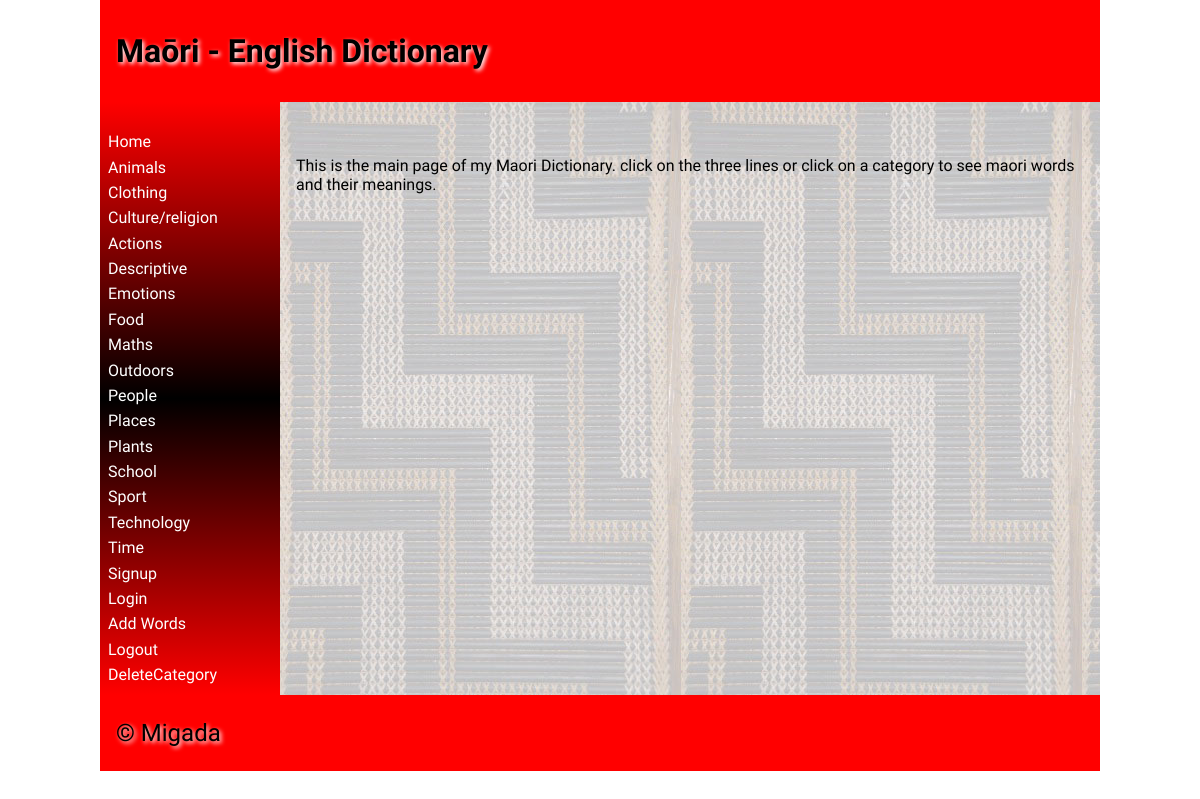
Before: / with the older database file.
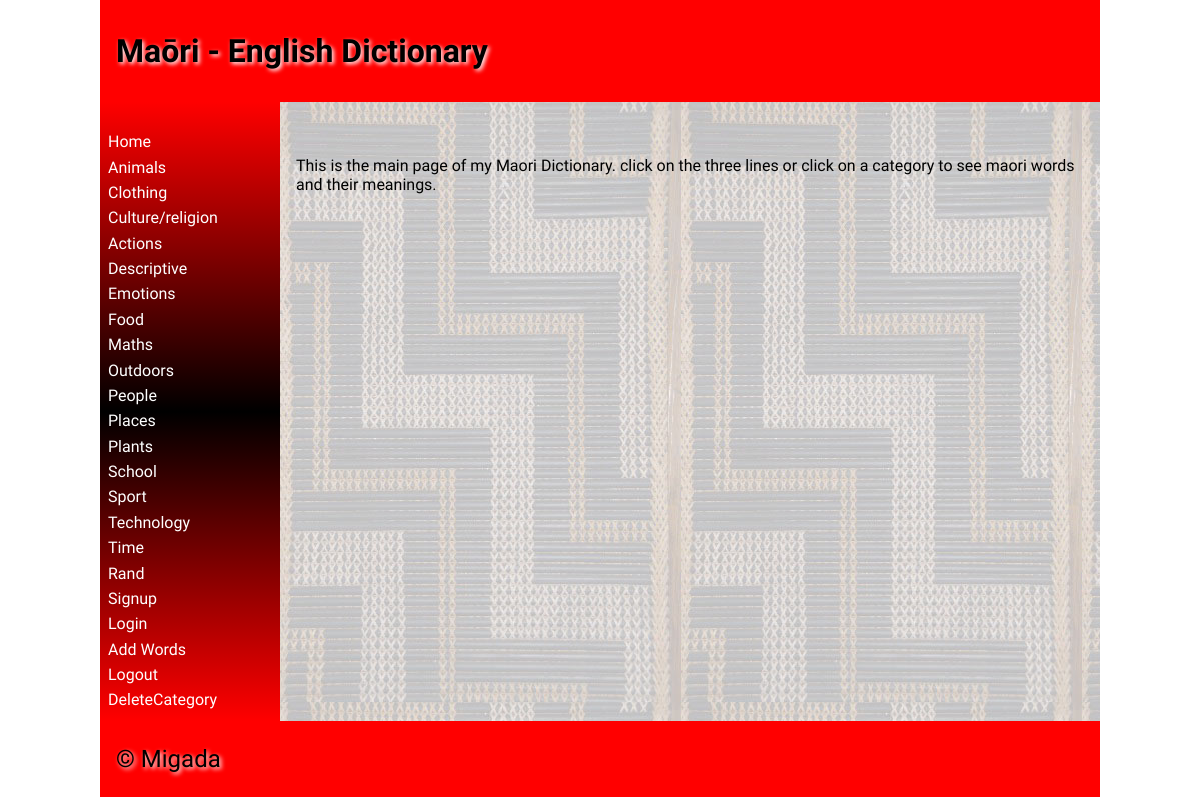
After: the same page with the newer database file.
### tables this page shows
CREATE TABLE "category"
(
	categoryid INTEGER
		constraint category_pk
			primary key autoincrement,
	category varchar(30)
);

### app.py (the view)
@app.route('/')
def render_home():
    if is_logged_in():
        print("logged in")
    print(session)
    return return_page('home.html', logged_in=is_logged_in())

### app.py (called while the page is built)
def create_connection(db_file):
    try:
        connection = sqlite3.connect(db_file)
        return connection
    except Error as e:
        print(e)

def return_page(page, **extras):
    con = create_connection("maori_dictionary.db")
    query = "SELECT categoryid, category  FROM category"
    cur = con.cursor()
    cur.execute(query)
    categorylist = dict(cur.fetchall())
    con.close
    return render_template(page, categories=categorylist, **extras)

def is_logged_in():
    if session.get("email") is None:
        print("not logged in")
        return False
    else:
        print("logged in")
        return True

### templates/home.html (shortened to what this page needs)
{% extends 'base.html' %}
{% block heading %}Maōri - English Dictionary{% endblock %}
{% block main %}
<br>
<br>
This is the main page of my Maori Dictionary. click on the three lines or click on a category to see maori words and their meanings.
{% endblock %}

### templates/base.html (shortened to what this page needs)
<!doctype html>
<html lang="en">
<head>
	<link href="{{ url_for('static', filename='css/style.css') }}" rel="stylesheet">
</head>
<body>
	<div id="container">
		<header>
			<h1>{% block heading %}{% endblock %}</h1>
		</header>
		<nav>
			<ul>
                <li><a href="\">Home</a></li>
                {% for id, category in categories.items() %}
                    <li><a href="\categorypage?category={{ id }}">{{ category|title }}</a></li>
                {% endfor %}
                <li><a href="\signup">Signup</a></li>
                <li><a href="\login">Login</a></li>
                <li><a href="\addword">Add Words</a></li>
                <li><a href="\logout">Logout</a></li>
                <li><a href="\delete_category">DeleteCategory</a></li>
			</ul>
		</nav>
		<main>
            {% block main%}{% endblock %}
        </main>
		<footer>
			<p>
				&copy; Migada
			</p>
		</footer>
	</div>
</body>
</html>

### static/css/style.css (style rules this page uses)
* { font-family: Comfortaa, sans-serif; margin: 0; padding: 0; box-sizing: border-box; }
#container { display: grid; grid-template-columns: 75px auto; grid-template-areas: 'nav header' 'main main' 'footer footer'; }
header { grid-area: header; background-color: #f00; padding: 1rem; }
nav { grid-area: nav; }
main { grid-area: main; padding: 1rem; background-color: #edd; }
h1, h2, h3, h4 { padding: 1rem 0; font-family: 'Suez One', serif; color: #000; text-shadow: 2px 2px 4px #fff; }
p { padding: 0.5rem 0; }
a { color: #222; }
footer { grid-area: footer; padding: 1rem; background-color: #f00; }
footer p { color: #000; text-shadow: 2px 2px 4px #fff; font-size: 1.5rem; }
@media only screen and (min-width: 768px) { #container { grid-template-columns: 180px auto; grid-template-areas: 'header header' 'nav main' 'footer footer'; } }
@media only screen and (min-width: 768px) { nav { background: linear-gradient(180deg, rgba(255,0,0,1) 0%, rgba(0, 0, 0, 1) 50%, rgba(255,0,0,1) 100%); padding: 0.5rem; } }
@media only screen and (min-width: 768px) { nav ul { list-style: none; } }
@media only screen and (min-width: 768px) { nav li { padding: 0.2rem 0; } }
@media only screen and (min-width: 768px) { nav a { color: #fff; text-decoration: none; } }
@media only screen and (min-width: 768px) { main { background-image: url('/poutama.jpg'); } }
@media only screen and (min-width: 1000px) { #container { width: 1000px; margin: auto; } }

Changed rows visible on the page:
added category: category "Rand"
